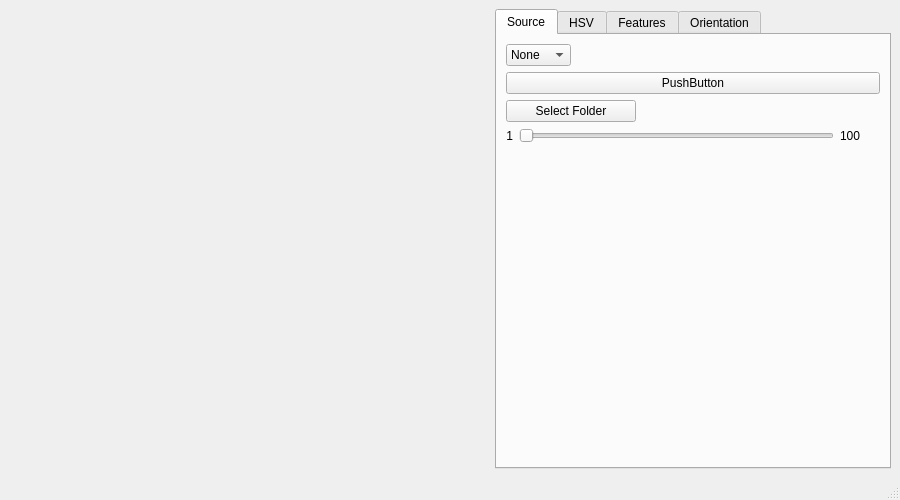
<?xml version="1.0" encoding="UTF-8"?>
<ui version="4.0">
 <class>MainWindow</class>
 <widget class="QMainWindow" name="MainWindow">
  <property name="geometry">
   <rect>
    <x>0</x>
    <y>0</y>
    <width>900</width>
    <height>500</height>
   </rect>
  </property>
  <property name="windowTitle">
   <string>Vision Tuner</string>
  </property>
  <widget class="QWidget" name="centralwidget">
   <layout class="QGridLayout" name="gridLayout">
    <item row="0" column="0">
     <layout class="QHBoxLayout" name="horizontalLayout">
      <item>
       <widget class="QLabel" name="videoSource">
        <property name="minimumSize">
         <size>
          <width>480</width>
          <height>360</height>
         </size>
        </property>
        <property name="maximumSize">
         <size>
          <width>480</width>
          <height>360</height>
         </size>
        </property>
        <property name="text">
         <string/>
        </property>
       </widget>
      </item>
      <item>
       <widget class="QTabWidget" name="tabOrientation">
        <property name="currentIndex">
         <number>0</number>
        </property>
        <widget class="QWidget" name="tabSource">
         <attribute name="title">
          <string>Source</string>
         </attribute>
         <layout class="QGridLayout" name="gridLayout_2">
          <item row="2" column="0">
           <layout class="QVBoxLayout" name="layoutFolder">
            <item>
             <layout class="QHBoxLayout" name="horizontalLayout_3">
              <item>
               <widget class="QPushButton" name="buttonFolderSelect">
                <property name="maximumSize">
                 <size>
                  <width>130</width>
                  <height>16777215</height>
                 </size>
                </property>
                <property name="text">
                 <string>Select Folder</string>
                </property>
               </widget>
              </item>
              <item>
               <widget class="QLabel" name="labelFolderDir">
                <property name="text">
                 <string/>
                </property>
               </widget>
              </item>
             </layout>
            </item>
            <item>
             <layout class="QHBoxLayout" name="horizontalLayout_7">
              <item>
               <widget class="QLabel" name="labelFolderSelected">
                <property name="maximumSize">
                 <size>
                  <width>40</width>
                  <height>16777215</height>
                 </size>
                </property>
                <property name="text">
                 <string>1</string>
                </property>
                <property name="alignment">
                 <set>Qt::AlignRight|Qt::AlignTrailing|Qt::AlignVCenter</set>
                </property>
               </widget>
              </item>
              <item>
               <widget class="QSlider" name="sliderFolderSelect">
                <property name="orientation">
                 <enum>Qt::Horizontal</enum>
                </property>
               </widget>
              </item>
              <item>
               <widget class="QLabel" name="labelFolderMax">
                <property name="minimumSize">
                 <size>
                  <width>40</width>
                  <height>0</height>
                 </size>
                </property>
                <property name="maximumSize">
                 <size>
                  <width>40</width>
                  <height>16777215</height>
                 </size>
                </property>
                <property name="text">
                 <string>100</string>
                </property>
               </widget>
              </item>
             </layout>
            </item>
           </layout>
          </item>
          <item row="0" column="0">
           <layout class="QVBoxLayout" name="verticalLayout">
            <item>
             <layout class="QHBoxLayout" name="horizontalLayout_2">
              <item>
               <widget class="QComboBox" name="comboSource">
                <item>
                 <property name="text">
                  <string>None</string>
                 </property>
                </item>
                <item>
                 <property name="text">
                  <string>Video</string>
                 </property>
                </item>
                <item>
                 <property name="text">
                  <string>Folder</string>
                 </property>
                </item>
               </widget>
              </item>
              <item>
               <spacer name="horizontalSpacer">
                <property name="orientation">
                 <enum>Qt::Horizontal</enum>
                </property>
                <property name="sizeHint" stdset="0">
                 <size>
                  <width>40</width>
                  <height>20</height>
                 </size>
                </property>
               </spacer>
              </item>
             </layout>
            </item>
           </layout>
          </item>
          <item row="1" column="0">
           <layout class="QVBoxLayout" name="layoutVideo">
            <item>
             <widget class="QPushButton" name="pushButton">
              <property name="text">
               <string>PushButton</string>
              </property>
             </widget>
            </item>
           </layout>
          </item>
          <item row="3" column="0">
           <spacer name="verticalSpacer">
            <property name="orientation">
             <enum>Qt::Vertical</enum>
            </property>
            <property name="sizeHint" stdset="0">
             <size>
              <width>20</width>
              <height>40</height>
             </size>
            </property>
           </spacer>
          </item>
         </layout>
        </widget>
        <widget class="QWidget" name="tabHSV">
         <attribute name="title">
          <string>HSV</string>
         </attribute>
         <layout class="QGridLayout" name="gridLayout_3">
          <item row="0" column="0">
           <layout class="QVBoxLayout" name="verticalLayout_2">
            <item>
             <layout class="QHBoxLayout" name="layoutHSV_HH">
              <item>
               <widget class="QLabel" name="label_2">
                <property name="minimumSize">
                 <size>
                  <width>30</width>
                  <height>0</height>
                 </size>
                </property>
                <property name="maximumSize">
                 <size>
                  <width>30</width>
                  <height>16777215</height>
                 </size>
                </property>
                <property name="text">
                 <string>BH:</string>
                </property>
                <property name="alignment">
                 <set>Qt::AlignRight|Qt::AlignTrailing|Qt::AlignVCenter</set>
                </property>
               </widget>
              </item>
              <item>
               <widget class="QSlider" name="sliderHSV_HH">
                <property name="maximum">
                 <number>255</number>
                </property>
                <property name="value">
                 <number>255</number>
                </property>
                <property name="orientation">
                 <enum>Qt::Horizontal</enum>
                </property>
               </widget>
              </item>
              <item>
               <widget class="QLabel" name="labelHSV_HH">
                <property name="minimumSize">
                 <size>
                  <width>35</width>
                  <height>0</height>
                 </size>
                </property>
                <property name="maximumSize">
                 <size>
                  <width>35</width>
                  <height>16777215</height>
                 </size>
                </property>
                <property name="text">
                 <string>255</string>
                </property>
               </widget>
              </item>
             </layout>
            </item>
            <item>
             <layout class="QHBoxLayout" name="layoutHSV_HL">
              <item>
               <widget class="QLabel" name="label_5">
                <property name="minimumSize">
                 <size>
                  <width>30</width>
                  <height>0</height>
                 </size>
                </property>
                <property name="maximumSize">
                 <size>
                  <width>30</width>
                  <height>16777215</height>
                 </size>
                </property>
                <property name="text">
                 <string>BL:</string>
                </property>
               </widget>
              </item>
              <item>
               <widget class="QSlider" name="sliderHSV_HL">
                <property name="maximum">
                 <number>255</number>
                </property>
                <property name="orientation">
                 <enum>Qt::Horizontal</enum>
                </property>
               </widget>
              </item>
              <item>
               <widget class="QLabel" name="labelHSV_HL">
                <property name="minimumSize">
                 <size>
                  <width>35</width>
                  <height>0</height>
                 </size>
                </property>
                <property name="maximumSize">
                 <size>
                  <width>35</width>
                  <height>16777215</height>
                 </size>
                </property>
                <property name="text">
                 <string>0</string>
                </property>
               </widget>
              </item>
             </layout>
            </item>
            <item>
             <spacer name="verticalSpacer_3">
              <property name="orientation">
               <enum>Qt::Vertical</enum>
              </property>
              <property name="sizeHint" stdset="0">
               <size>
                <width>20</width>
                <height>10</height>
               </size>
              </property>
             </spacer>
            </item>
            <item>
             <layout class="QHBoxLayout" name="layoutHSV_SH">
              <item>
               <widget class="QLabel" name="label_3">
                <property name="minimumSize">
                 <size>
                  <width>30</width>
                  <height>0</height>
                 </size>
                </property>
                <property name="maximumSize">
                 <size>
                  <width>30</width>
                  <height>16777215</height>
                 </size>
                </property>
                <property name="text">
                 <string>GH:</string>
                </property>
                <property name="alignment">
                 <set>Qt::AlignRight|Qt::AlignTrailing|Qt::AlignVCenter</set>
                </property>
               </widget>
              </item>
              <item>
               <widget class="QSlider" name="sliderHSV_SH">
                <property name="maximum">
                 <number>255</number>
                </property>
                <property name="value">
                 <number>255</number>
                </property>
                <property name="orientation">
                 <enum>Qt::Horizontal</enum>
                </property>
               </widget>
              </item>
              <item>
               <widget class="QLabel" name="labelHSV_SH">
                <property name="minimumSize">
                 <size>
                  <width>35</width>
                  <height>0</height>
                 </size>
                </property>
                <property name="maximumSize">
                 <size>
                  <width>35</width>
                  <height>16777215</height>
                 </size>
                </property>
                <property name="text">
                 <string>255</string>
                </property>
               </widget>
              </item>
             </layout>
            </item>
            <item>
             <layout class="QHBoxLayout" name="layoutHSV_SL">
              <item>
               <widget class="QLabel" name="label_7">
                <property name="minimumSize">
                 <size>
                  <width>30</width>
                  <height>0</height>
                 </size>
                </property>
                <property name="maximumSize">
                 <size>
                  <width>30</width>
                  <height>16777215</height>
                 </size>
                </property>
                <property name="text">
                 <string>GL:</string>
                </property>
               </widget>
              </item>
              <item>
               <widget class="QSlider" name="sliderHSV_SL">
                <property name="maximum">
                 <number>255</number>
                </property>
                <property name="orientation">
                 <enum>Qt::Horizontal</enum>
                </property>
               </widget>
              </item>
              <item>
               <widget class="QLabel" name="labelHSV_SL">
                <property name="minimumSize">
                 <size>
                  <width>35</width>
                  <height>0</height>
                 </size>
                </property>
                <property name="maximumSize">
                 <size>
                  <width>35</width>
                  <height>16777215</height>
                 </size>
                </property>
                <property name="text">
                 <string>0</string>
                </property>
               </widget>
              </item>
             </layout>
            </item>
            <item>
             <spacer name="verticalSpacer_4">
              <property name="orientation">
               <enum>Qt::Vertical</enum>
              </property>
              <property name="sizeHint" stdset="0">
               <size>
                <width>20</width>
                <height>10</height>
               </size>
              </property>
             </spacer>
            </item>
            <item>
             <layout class="QHBoxLayout" name="layoutHSV_VH">
              <item>
               <widget class="QLabel" name="label_4">
                <property name="minimumSize">
                 <size>
                  <width>30</width>
                  <height>0</height>
                 </size>
                </property>
                <property name="maximumSize">
                 <size>
                  <width>30</width>
                  <height>16777215</height>
                 </size>
                </property>
                <property name="text">
                 <string>RH:</string>
                </property>
                <property name="alignment">
                 <set>Qt::AlignRight|Qt::AlignTrailing|Qt::AlignVCenter</set>
                </property>
               </widget>
              </item>
              <item>
               <widget class="QSlider" name="sliderHSV_VH">
                <property name="maximum">
                 <number>255</number>
                </property>
                <property name="value">
                 <number>255</number>
                </property>
                <property name="orientation">
                 <enum>Qt::Horizontal</enum>
                </property>
               </widget>
              </item>
              <item>
               <widget class="QLabel" name="labelHSV_VH">
                <property name="minimumSize">
                 <size>
                  <width>35</width>
                  <height>0</height>
                 </size>
                </property>
                <property name="maximumSize">
                 <size>
                  <width>35</width>
                  <height>16777215</height>
                 </size>
                </property>
                <property name="text">
                 <string>255</string>
                </property>
               </widget>
              </item>
             </layout>
            </item>
            <item>
             <layout class="QHBoxLayout" name="layoutHSV_VL">
              <item>
               <widget class="QLabel" name="label_8">
                <property name="minimumSize">
                 <size>
                  <width>30</width>
                  <height>0</height>
                 </size>
                </property>
                <property name="maximumSize">
                 <size>
                  <width>30</width>
                  <height>16777215</height>
                 </size>
                </property>
                <property name="text">
                 <string>RL:</string>
                </property>
               </widget>
              </item>
              <item>
               <widget class="QSlider" name="sliderHSV_VL">
                <property name="maximum">
                 <number>255</number>
                </property>
                <property name="orientation">
                 <enum>Qt::Horizontal</enum>
                </property>
               </widget>
              </item>
              <item>
               <widget class="QLabel" name="labelHSV_VL">
                <property name="minimumSize">
                 <size>
                  <width>35</width>
                  <height>0</height>
                 </size>
                </property>
                <property name="maximumSize">
                 <size>
                  <width>35</width>
                  <height>16777215</height>
                 </size>
                </property>
                <property name="text">
                 <string>0</string>
                </property>
               </widget>
              </item>
             </layout>
            </item>
           </layout>
          </item>
          <item row="7" column="0">
           <spacer name="verticalSpacer_2">
            <property name="orientation">
             <enum>Qt::Vertical</enum>
            </property>
            <property name="sizeHint" stdset="0">
             <size>
              <width>20</width>
              <height>40</height>
             </size>
            </property>
           </spacer>
          </item>
         </layout>
        </widget>
        <widget class="QWidget" name="tabFeatures">
         <attribute name="title">
          <string>Features</string>
         </attribute>
         <layout class="QGridLayout" name="gridLayout_4">
          <item row="0" column="0">
           <layout class="QVBoxLayout" name="verticalLayout_3">
            <item>
             <layout class="QHBoxLayout" name="layoutSH">
              <item>
               <widget class="QLabel" name="label_6">
                <property name="minimumSize">
                 <size>
                  <width>115</width>
                  <height>0</height>
                 </size>
                </property>
                <property name="maximumSize">
                 <size>
                  <width>115</width>
                  <height>16777215</height>
                 </size>
                </property>
                <property name="text">
                 <string>Solidity High:</string>
                </property>
               </widget>
              </item>
              <item>
               <widget class="QSlider" name="sliderSH">
                <property name="maximum">
                 <number>100</number>
                </property>
                <property name="value">
                 <number>100</number>
                </property>
                <property name="orientation">
                 <enum>Qt::Horizontal</enum>
                </property>
               </widget>
              </item>
              <item>
               <widget class="QLabel" name="labelSH">
                <property name="minimumSize">
                 <size>
                  <width>35</width>
                  <height>0</height>
                 </size>
                </property>
                <property name="maximumSize">
                 <size>
                  <width>35</width>
                  <height>16777215</height>
                 </size>
                </property>
                <property name="text">
                 <string>1</string>
                </property>
               </widget>
              </item>
             </layout>
            </item>
            <item>
             <layout class="QHBoxLayout" name="layoutSL">
              <item>
               <widget class="QLabel" name="label">
                <property name="minimumSize">
                 <size>
                  <width>115</width>
                  <height>0</height>
                 </size>
                </property>
                <property name="maximumSize">
                 <size>
                  <width>115</width>
                  <height>16777215</height>
                 </size>
                </property>
                <property name="text">
                 <string>Solidity Low:</string>
                </property>
               </widget>
              </item>
              <item>
               <widget class="QSlider" name="sliderSL">
                <property name="maximum">
                 <number>100</number>
                </property>
                <property name="orientation">
                 <enum>Qt::Horizontal</enum>
                </property>
               </widget>
              </item>
              <item>
               <widget class="QLabel" name="labelSL">
                <property name="minimumSize">
                 <size>
                  <width>35</width>
                  <height>0</height>
                 </size>
                </property>
                <property name="maximumSize">
                 <size>
                  <width>35</width>
                  <height>16777215</height>
                 </size>
                </property>
                <property name="text">
                 <string>0</string>
                </property>
               </widget>
              </item>
             </layout>
            </item>
            <item>
             <spacer name="verticalSpacer_6">
              <property name="orientation">
               <enum>Qt::Vertical</enum>
              </property>
              <property name="sizeType">
               <enum>QSizePolicy::Minimum</enum>
              </property>
              <property name="sizeHint" stdset="0">
               <size>
                <width>20</width>
                <height>10</height>
               </size>
              </property>
             </spacer>
            </item>
            <item>
             <layout class="QHBoxLayout" name="layoutEH">
              <item>
               <widget class="QLabel" name="label_9">
                <property name="minimumSize">
                 <size>
                  <width>115</width>
                  <height>0</height>
                 </size>
                </property>
                <property name="maximumSize">
                 <size>
                  <width>115</width>
                  <height>16777215</height>
                 </size>
                </property>
                <property name="text">
                 <string>Extent High:</string>
                </property>
               </widget>
              </item>
              <item>
               <widget class="QSlider" name="sliderEH">
                <property name="maximum">
                 <number>100</number>
                </property>
                <property name="value">
                 <number>100</number>
                </property>
                <property name="orientation">
                 <enum>Qt::Horizontal</enum>
                </property>
               </widget>
              </item>
              <item>
               <widget class="QLabel" name="labelEH">
                <property name="minimumSize">
                 <size>
                  <width>35</width>
                  <height>0</height>
                 </size>
                </property>
                <property name="maximumSize">
                 <size>
                  <width>35</width>
                  <height>16777215</height>
                 </size>
                </property>
                <property name="text">
                 <string>1</string>
                </property>
               </widget>
              </item>
             </layout>
            </item>
            <item>
             <layout class="QHBoxLayout" name="layoutEL">
              <item>
               <widget class="QLabel" name="label_10">
                <property name="minimumSize">
                 <size>
                  <width>115</width>
                  <height>0</height>
                 </size>
                </property>
                <property name="maximumSize">
                 <size>
                  <width>115</width>
                  <height>16777215</height>
                 </size>
                </property>
                <property name="text">
                 <string>Extent Low:</string>
                </property>
               </widget>
              </item>
              <item>
               <widget class="QSlider" name="sliderEL">
                <property name="maximum">
                 <number>100</number>
                </property>
                <property name="orientation">
                 <enum>Qt::Horizontal</enum>
                </property>
               </widget>
              </item>
              <item>
               <widget class="QLabel" name="labelEL">
                <property name="minimumSize">
                 <size>
                  <width>35</width>
                  <height>0</height>
                 </size>
                </property>
                <property name="maximumSize">
                 <size>
                  <width>35</width>
                  <height>16777215</height>
                 </size>
                </property>
                <property name="text">
                 <string>0</string>
                </property>
               </widget>
              </item>
             </layout>
            </item>
            <item>
             <spacer name="verticalSpacer_7">
              <property name="orientation">
               <enum>Qt::Vertical</enum>
              </property>
              <property name="sizeType">
               <enum>QSizePolicy::Minimum</enum>
              </property>
              <property name="sizeHint" stdset="0">
               <size>
                <width>20</width>
                <height>10</height>
               </size>
              </property>
             </spacer>
            </item>
            <item>
             <layout class="QVBoxLayout" name="layoutSide">
              <item>
               <layout class="QHBoxLayout" name="layoutSideMax">
                <item>
                 <widget class="QLabel" name="label_14">
                  <property name="minimumSize">
                   <size>
                    <width>115</width>
                    <height>0</height>
                   </size>
                  </property>
                  <property name="maximumSize">
                   <size>
                    <width>115</width>
                    <height>16777215</height>
                   </size>
                  </property>
                  <property name="text">
                   <string>Sides Max:</string>
                  </property>
                 </widget>
                </item>
                <item>
                 <widget class="QSlider" name="sliderSideMax">
                  <property name="maximum">
                   <number>15</number>
                  </property>
                  <property name="value">
                   <number>15</number>
                  </property>
                  <property name="orientation">
                   <enum>Qt::Horizontal</enum>
                  </property>
                 </widget>
                </item>
                <item>
                 <widget class="QLabel" name="labelSideMax">
                  <property name="minimumSize">
                   <size>
                    <width>35</width>
                    <height>0</height>
                   </size>
                  </property>
                  <property name="maximumSize">
                   <size>
                    <width>35</width>
                    <height>16777215</height>
                   </size>
                  </property>
                  <property name="text">
                   <string>15</string>
                  </property>
                 </widget>
                </item>
               </layout>
              </item>
              <item>
               <layout class="QHBoxLayout" name="layoutSideMin">
                <item>
                 <widget class="QLabel" name="label_15">
                  <property name="minimumSize">
                   <size>
                    <width>115</width>
                    <height>0</height>
                   </size>
                  </property>
                  <property name="maximumSize">
                   <size>
                    <width>115</width>
                    <height>16777215</height>
                   </size>
                  </property>
                  <property name="text">
                   <string>Sides Min:</string>
                  </property>
                 </widget>
                </item>
                <item>
                 <widget class="QSlider" name="sliderSideMin">
                  <property name="maximum">
                   <number>15</number>
                  </property>
                  <property name="orientation">
                   <enum>Qt::Horizontal</enum>
                  </property>
                 </widget>
                </item>
                <item>
                 <widget class="QLabel" name="labelSideMin">
                  <property name="minimumSize">
                   <size>
                    <width>35</width>
                    <height>0</height>
                   </size>
                  </property>
                  <property name="maximumSize">
                   <size>
                    <width>35</width>
                    <height>16777215</height>
                   </size>
                  </property>
                  <property name="text">
                   <string>0</string>
                  </property>
                 </widget>
                </item>
               </layout>
              </item>
              <item>
               <layout class="QHBoxLayout" name="layoutApprox">
                <item>
                 <widget class="QLabel" name="label_19">
                  <property name="minimumSize">
                   <size>
                    <width>115</width>
                    <height>0</height>
                   </size>
                  </property>
                  <property name="maximumSize">
                   <size>
                    <width>115</width>
                    <height>16777215</height>
                   </size>
                  </property>
                  <property name="text">
                   <string>Approx:</string>
                  </property>
                 </widget>
                </item>
                <item>
                 <widget class="QSlider" name="sliderSideApprox">
                  <property name="minimum">
                   <number>1</number>
                  </property>
                  <property name="maximum">
                   <number>10</number>
                  </property>
                  <property name="value">
                   <number>4</number>
                  </property>
                  <property name="orientation">
                   <enum>Qt::Horizontal</enum>
                  </property>
                 </widget>
                </item>
                <item>
                 <widget class="QLabel" name="labelSideApprox">
                  <property name="minimumSize">
                   <size>
                    <width>35</width>
                    <height>0</height>
                   </size>
                  </property>
                  <property name="maximumSize">
                   <size>
                    <width>35</width>
                    <height>16777215</height>
                   </size>
                  </property>
                  <property name="text">
                   <string>0.04</string>
                  </property>
                 </widget>
                </item>
               </layout>
              </item>
             </layout>
            </item>
            <item>
             <spacer name="verticalSpacer_10">
              <property name="orientation">
               <enum>Qt::Vertical</enum>
              </property>
              <property name="sizeType">
               <enum>QSizePolicy::Minimum</enum>
              </property>
              <property name="sizeHint" stdset="0">
               <size>
                <width>20</width>
                <height>10</height>
               </size>
              </property>
             </spacer>
            </item>
            <item>
             <layout class="QHBoxLayout" name="layoutAspect">
              <item>
               <widget class="QLabel" name="label_13">
                <property name="minimumSize">
                 <size>
                  <width>130</width>
                  <height>0</height>
                 </size>
                </property>
                <property name="maximumSize">
                 <size>
                  <width>130</width>
                  <height>16777215</height>
                 </size>
                </property>
                <property name="text">
                 <string>Aspect Ratio:</string>
                </property>
               </widget>
              </item>
              <item>
               <widget class="QLabel" name="label_12">
                <property name="text">
                 <string>Width</string>
                </property>
               </widget>
              </item>
              <item>
               <widget class="QComboBox" name="comboAspect">
                <item>
                 <property name="text">
                  <string>N/A</string>
                 </property>
                </item>
                <item>
                 <property name="text">
                  <string>&gt;</string>
                 </property>
                </item>
                <item>
                 <property name="text">
                  <string>&lt;</string>
                 </property>
                </item>
               </widget>
              </item>
              <item>
               <widget class="QLabel" name="label_11">
                <property name="text">
                 <string>Height</string>
                </property>
                <property name="alignment">
                 <set>Qt::AlignRight|Qt::AlignTrailing|Qt::AlignVCenter</set>
                </property>
               </widget>
              </item>
             </layout>
            </item>
           </layout>
          </item>
          <item row="1" column="0">
           <spacer name="verticalSpacer_5">
            <property name="orientation">
             <enum>Qt::Vertical</enum>
            </property>
            <property name="sizeHint" stdset="0">
             <size>
              <width>20</width>
              <height>40</height>
             </size>
            </property>
           </spacer>
          </item>
         </layout>
        </widget>
        <widget class="QWidget" name="tab">
         <attribute name="title">
          <string>Orientation</string>
         </attribute>
         <layout class="QGridLayout" name="gridLayout_5">
          <item row="0" column="0">
           <layout class="QVBoxLayout" name="verticalLayout_4">
            <item>
             <layout class="QHBoxLayout" name="horizontalLayout_4">
              <item>
               <widget class="QCheckBox" name="checkAngle">
                <property name="text">
                 <string>Enable Angle View</string>
                </property>
               </widget>
              </item>
             </layout>
            </item>
            <item>
             <widget class="QLabel" name="label_16">
              <property name="text">
               <string>Angle List</string>
              </property>
              <property name="alignment">
               <set>Qt::AlignCenter</set>
              </property>
             </widget>
            </item>
            <item>
             <layout class="QHBoxLayout" name="horizontalLayout_5">
              <item>
               <widget class="QLineEdit" name="editAddAngle"/>
              </item>
              <item>
               <widget class="QPushButton" name="buttonAddAngle">
                <property name="text">
                 <string>Add</string>
                </property>
               </widget>
              </item>
              <item>
               <widget class="QPushButton" name="buttonRemoveAngle">
                <property name="text">
                 <string>Remove</string>
                </property>
               </widget>
              </item>
             </layout>
            </item>
            <item>
             <widget class="QListWidget" name="listAngle"/>
            </item>
            <item>
             <spacer name="verticalSpacer_9">
              <property name="orientation">
               <enum>Qt::Vertical</enum>
              </property>
              <property name="sizeType">
               <enum>QSizePolicy::Minimum</enum>
              </property>
              <property name="sizeHint" stdset="0">
               <size>
                <width>20</width>
                <height>10</height>
               </size>
              </property>
             </spacer>
            </item>
            <item>
             <layout class="QHBoxLayout" name="horizontalLayout_6">
              <item>
               <widget class="QLabel" name="label_17">
                <property name="text">
                 <string>Error Tolerance:</string>
                </property>
               </widget>
              </item>
              <item>
               <widget class="QLineEdit" name="editAngle"/>
              </item>
             </layout>
            </item>
            <item>
             <spacer name="verticalSpacer_8">
              <property name="orientation">
               <enum>Qt::Vertical</enum>
              </property>
              <property name="sizeHint" stdset="0">
               <size>
                <width>20</width>
                <height>40</height>
               </size>
              </property>
             </spacer>
            </item>
           </layout>
          </item>
         </layout>
        </widget>
       </widget>
      </item>
     </layout>
    </item>
   </layout>
  </widget>
  <widget class="QStatusBar" name="statusbar"/>
 </widget>
 <resources/>
 <connections/>
</ui>
